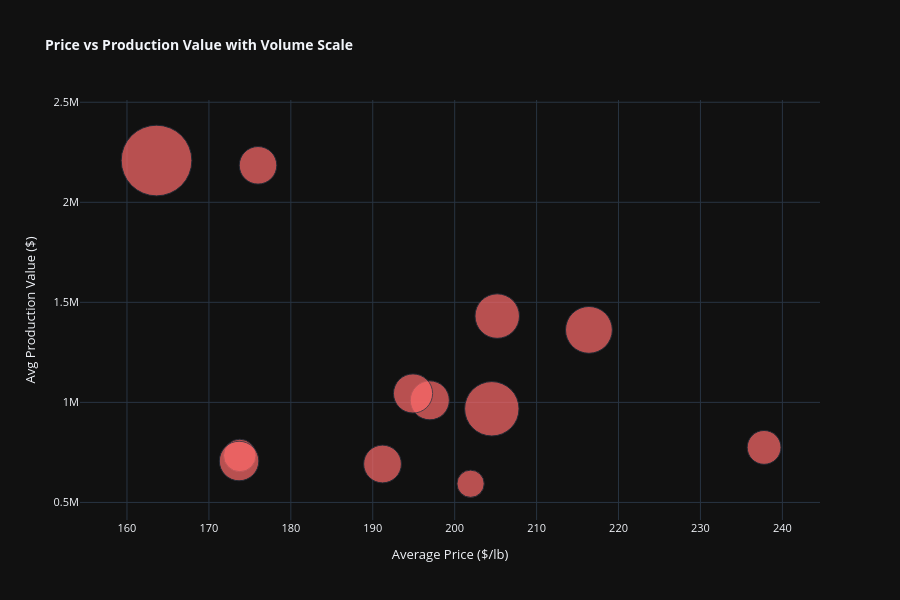

The notebook cell this image was saved under:
### Markdown cell above
#### 7. Average Honey Yield Efficiency - Top 15 States
- Bar chart of average yield per colony for the top 15 states.
- Highlights which states achieve the highest productivity per colony.
- Useful for performance benchmarking beyond raw production volume.
- Hawaii, Louisiana, Mississipi are highly efficient.

### Code cell
# 8. PRICE CORRELATION WITH PRODUCTION - BUBBLE MAP BY STATE
avg_metrics = df.groupby('state').agg({
    'production': 'mean',
    'average_price': 'mean',
    'value_of_production': 'mean'
}).reset_index().sort_values('average_price', ascending=False).head(12)

fig8 = px.scatter(
    avg_metrics,
    x='average_price',
    y='value_of_production',
    size='production',
    hover_name='state',
    title='<b>Price vs Production Value with Volume Scale</b>',
    labels={
        'average_price': 'Average Price ($/lb)',
        'value_of_production': 'Avg Production Value ($)',
        'production': 'Avg Production (lbs)'
    },
    color_discrete_sequence=['#FF6B6B'],
    size_max=50
)
fig8.update_layout(height=600, template='plotly_dark', font=dict(size=11), title_font_size=14)
fig8.show()

### Figure 1 — Plotly figure (JSON) as saved in the notebook; plotly's stock layout.template omitted (floating-point values rounded to 4 significant figures)
{"data": [{"hovertemplate": "<b>%{hovertext}</b><br><br>Average Price ($/lb)=%{x}<br>Avg Production Value ($)=%{y}<br>Avg Production (lbs)=%{marker.size}<extra></extra>", "hovertext": ["Virginia", "Illinois", "NorthCarolina", "Nevada", "Kentucky", "Tennessee", "NewJersey", "WestVirginia", "SouthCarolina", "Maine", "Vermont", "Ohio"], "legendgroup": "", "marker": {"color": "#FF6B6B", "size": [190900.0, 365300.0, 330000.0, 493300.0, 124000.0, 254000.0, 256000.0, 237400.0, 235200.0, 176400.0, 260400.0, 832800.0], "sizemode": "area", "sizeref": 333.1, "symbol": "circle"}, "mode": "markers", "name": "", "orientation": "v", "showlegend": false, "type": "scatter", "x": [237.8, 216.4, 205.2, 204.5, 201.9, 197.0, 194.9, 191.2, 176.0, 173.8, 173.7, 163.6], "xaxis": "x", "y": [775000.0, 1362000.0, 1431000.0, 968000.0, 593300.0, 1010000.0, 1044000.0, 692000.0, 2185000.0, 734900.0, 706800.0, 2209000.0], "yaxis": "y"}], "layout": {"font": {"size": 11}, "height": 600, "legend": {"itemsizing": "constant", "tracegroupgap": 0}, "title": {"font": {"size": 14}, "text": "<b>Price vs Production Value with Volume Scale</b>"}, "xaxis": {"anchor": "y", "domain": [0, 1], "title": {"text": "Average Price ($/lb)"}}, "yaxis": {"anchor": "x", "domain": [0, 1], "title": {"text": "Avg Production Value ($)"}}}}
